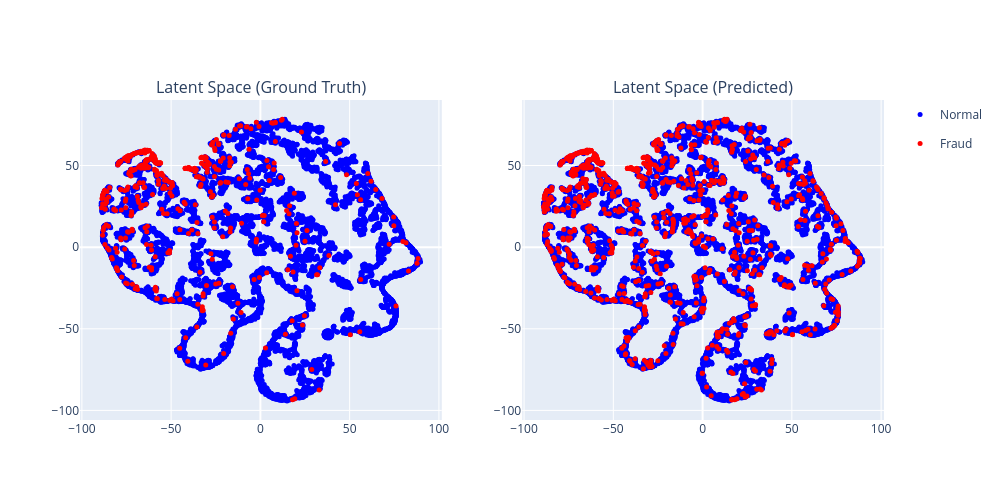

Notebook source saved alongside this figure:
### Code cell
plot_latent_space_2d(
    embeddings=embeddings_all,
    y_test=y_all,
    y_pred=y_pred_all,
    index_df=all_df,        # DataFrame to use for hover info
    hover_col='sales_id'     # column in test_df to display on hover
)

### Figure 1 — Plotly figure (JSON) as saved in the notebook; plotly's stock layout.template omitted (floating-point values rounded to 4 significant figures; data arrays with more than 128 entries replaced by an {"elided": "..."} marker saying what was removed)
{"data": [{"hoverinfo": "text+name", "hovertext": {"elided": "9526 str values"}, "legendgroup": "Normal", "marker": {"color": "blue", "size": 5}, "mode": "markers", "name": "Normal", "showlegend": true, "type": "scatter", "x": {"elided": "9526 float values"}, "xaxis": "x", "y": {"elided": "9526 float values"}, "yaxis": "y"}, {"hoverinfo": "text+name", "hovertext": {"elided": "474 str values"}, "legendgroup": "Fraud", "marker": {"color": "red", "size": 5}, "mode": "markers", "name": "Fraud", "showlegend": true, "type": "scatter", "x": {"elided": "474 float values"}, "xaxis": "x", "y": {"elided": "474 float values"}, "yaxis": "y"}, {"hoverinfo": "text+name", "hovertext": {"elided": "9044 str values"}, "legendgroup": "Normal", "marker": {"color": "blue", "size": 5}, "mode": "markers", "name": "Normal", "showlegend": false, "type": "scatter", "x": {"elided": "9044 float values"}, "xaxis": "x2", "y": {"elided": "9044 float values"}, "yaxis": "y2"}, {"hoverinfo": "text+name", "hovertext": {"elided": "956 str values"}, "legendgroup": "Fraud", "marker": {"color": "red", "size": 5}, "mode": "markers", "name": "Fraud", "showlegend": false, "type": "scatter", "x": {"elided": "956 float values"}, "xaxis": "x2", "y": {"elided": "956 float values"}, "yaxis": "y2"}], "layout": {"annotations": [{"font": {"size": 16}, "showarrow": false, "text": "Latent Space (Ground Truth)", "x": 0.225, "xanchor": "center", "xref": "paper", "y": 1, "yanchor": "bottom", "yref": "paper"}, {"font": {"size": 16}, "showarrow": false, "text": "Latent Space (Predicted)", "x": 0.775, "xanchor": "center", "xref": "paper", "y": 1, "yanchor": "bottom", "yref": "paper"}], "height": 500, "width": 1000, "xaxis": {"anchor": "y", "domain": [0, 0.45]}, "xaxis2": {"anchor": "y2", "domain": [0.55, 1]}, "yaxis": {"anchor": "x", "domain": [0, 1]}, "yaxis2": {"anchor": "x2", "domain": [0, 1]}}}
